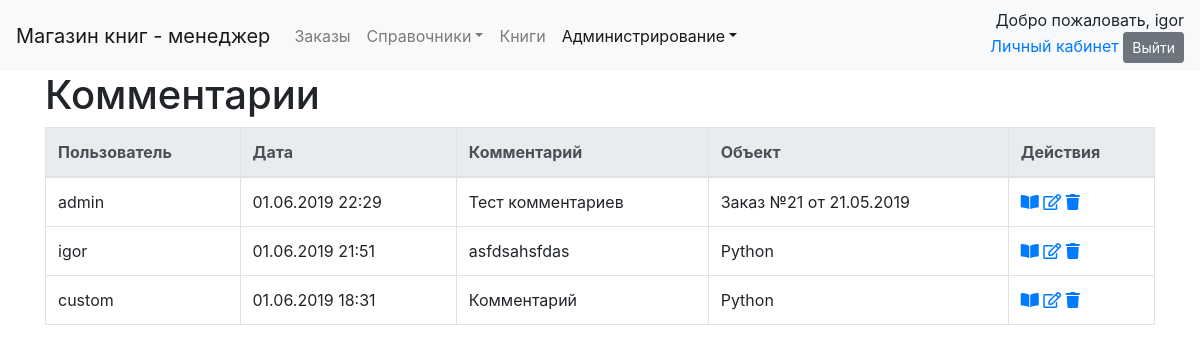
Before: /comments/ (signed in) with the older database file.
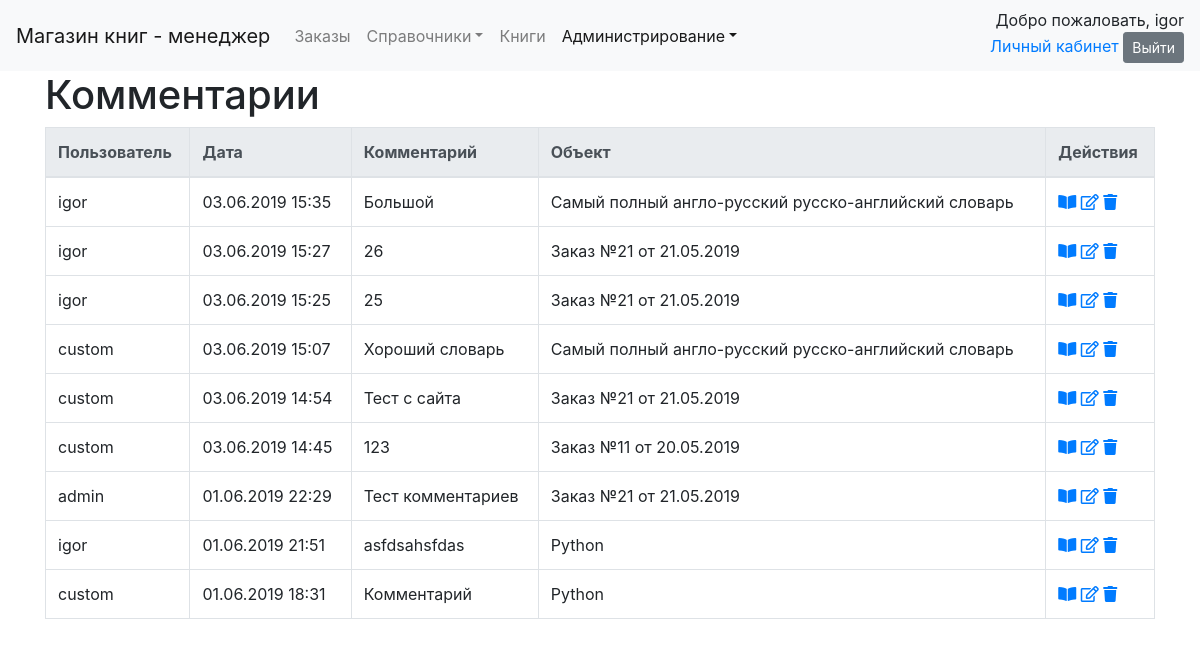
After: the same page with the newer database file.
### commentsapp/models.py (models this page shows)
class Comment(models.Model):
    user = models.ForeignKey(User, models.CASCADE, verbose_name='Пользователь')
    comment_text = models.TextField(verbose_name='Текст')
    date_create = models.DateTimeField(verbose_name='дата', auto_now_add=True)
    content_type = models.ForeignKey(ContentType, on_delete=models.CASCADE)
    object_id = models.PositiveIntegerField()
    content_object = GenericForeignKey('content_type', 'object_id')
    def get_update_url(self):
        return reverse_lazy('comments:update', kwargs={'pk': self.pk})
    def get_delete_url(self):
        return reverse_lazy('comments:delete', kwargs={'pk': self.pk})
    class Meta:
        verbose_name = 'комментарий'
        verbose_name_plural = 'комментарии'
        ordering = ['-date_create']

### orderapp/models.py (models this page shows, shortened)
class Order(models.Model):
    cart = models.ForeignKey(Cart, on_delete=models.PROTECT, verbose_name='корзина', related_name='order',
                             related_query_name='order')
    status = models.ForeignKey(OrderStatus, on_delete=models.PROTECT, verbose_name='статус', related_name='order',
                               related_query_name='order')
    name = models.CharField(verbose_name='имя', max_length=50, help_text='Как к вам обращаться?')
    phone = models.CharField(max_length=15, verbose_name='телефон', help_text='Телефон для связи: +375(29)000-00-00')
    email = models.EmailField(verbose_name='email', blank=True, null=True,
                              help_text='Электронная почта: example@domain.com')
    delivery_adress = models.TextField(verbose_name='Адрес доставки',
                                       help_text='Пример: г. Минск, ул. Звездная, д. 1, кв. 7')
    comments = models.TextField(verbose_name='комментарий', blank=True, null=True)
    date_create = models.DateTimeField("Дата создания", auto_now_add=True, )
    date_update = models.DateTimeField("Дата последнего изменения", auto_now=True)
    user_comments = GenericRelation(Comment, related_query_name='order')
    def __str__(self):
        return "Заказ №" + str(self.pk) + " от " + self.date_create.strftime("%d.%m.%Y")
    def get_detail_url(self):
        return reverse_lazy('order_detail', kwargs={'pk': self.pk})
    class Meta:
        verbose_name = 'заказ'
        verbose_name_plural = 'заказы'
        permissions = [('manager', 'is_manager'), ]

### goodsapp/models.py (models this page shows, shortened)
class Book(models.Model):
    name = models.CharField("Название книги", max_length=200)
    image_field = models.ImageField("Фото обложки", blank=True, null=True, upload_to='bookimage')
    price = models.DecimalField("Цена (BYN)", max_digits=8, decimal_places=2)
    authors = models.ManyToManyField(referen.Author, verbose_name="Авторы")
    serie = models.ForeignKey(referen.Serie, on_delete=models.PROTECT, verbose_name="Серия", null=True, blank=True)
    jenre = models.ManyToManyField(referen.Jenre, verbose_name="Жанры")
    year_publishing = models.PositiveIntegerField("Год издания")
    count_pages = models.PositiveIntegerField("Количество страниц")
    binding = models.ForeignKey(referen.Binding, on_delete=models.PROTECT, verbose_name="Переплет")
    format_book = models.ForeignKey(referen.FormatBook, on_delete=models.PROTECT, verbose_name="Формат")
    isbn = models.CharField("ISBN", max_length=13)
    weight = models.FloatField("Вес (гр)")
    age_restrictions = models.ForeignKey(referen.AgeRestriction, verbose_name="Возрастные ограничения",
                                         on_delete=models.PROTECT, )
    publisher = models.ForeignKey(referen.PublishingHouse, on_delete=models.PROTECT, verbose_name="Издательство")
    count_books = models.PositiveIntegerField("Количество книг в наличии")
    is_active = models.BooleanField("Активный (доступен для заказа)", default=True)
    rate = models.FloatField("Рейтинг")
    date_create = models.DateTimeField("Дата внесения в каталог", auto_now_add=True, )
    date_update = models.DateTimeField("Дата последнего изменения карточки", auto_now=True)
    user_comments = GenericRelation(Comment, related_query_name='book')
    def __str__(self):
        return self.name
    def get_detail_url(self):
        return reverse_lazy('book_detail', args=[self.pk])
    class Meta:
        verbose_name = "книга"
        verbose_name_plural = "книги"

### commentsapp/views.py (the view)
# urls.py: path('', CommentListView.as_view(), name='list')
class CommentListView(ManagerListView):
    model = Comment
    paginate_by = 15

### commentsapp/templates/commentsapp/comment_list.html (shortened to what this page needs)
{% extends 'dimension_list.html' %}
{% block header %}
    <H1>Комментарии</H1>
{% endblock %}
{% block navbar %}
    {% include 'navbar.html' with active="administration" %}
{% endblock %}
{% block list_header %}
    <th>Пользователь</th>
    <th>Дата</th>
    <th>Комментарий</th>
    <th>Объект</th>
{% endblock %}
{% block list_element %}
    <td>{{ object.user }}</td>
    <td>{{ object.date_create|date:"d.m.Y H:i" }}</td>
    <td>{{ object.comment_text }}</td>
    <td>{{ object.content_object }}</td>
{% endblock %}
{% block  url_view %}{{ object.content_object.get_detail_url }}{% endblock %}

### templates/dimension_list.html (shortened to what this page needs)
{% extends 'base.html' %}
{% load static %}
{% load crispy_forms_tags %}
{% load paginator_page %}
{% block body %}
    <div class="container">
        <div class="row align-items-center">
            <div class="col-auto">
                {% block header %}{% endblock %}
            </div>
        </div>
        <table class="table table-bordered">
            {% block dimension_list %}
                <thead class="thead-light">
                <tr>
                    {% block list_header %}{% endblock %}
                    <th>Действия</th>
                </tr>
                </thead>
                <tbody>
                {% for object in object_list %}
                    <tr>
                        {% block list_element %}{% endblock %}
                        {% block actions %}
                            <td>
                                <a href="{% block  url_view %}{{ object.get_detail_url }}{% endblock %}"
                                   title="Посмотреть"><i class="fas fa-book-open"></i></a>
                                <a href="{% block  url_edit %}{{ object.get_update_url }}{% endblock %}"
                                   title="Править"><i class="far fa-edit"></i></a>
                                <a href="{% block  url_delete %}{{ object.get_delete_url }}{% endblock %}"
                                   title="Удалить"><i class="fas fa-trash"></i></a>
                            </td>
                        {% endblock %}
                    </tr>
                {% endfor %}
                </tbody>
            {% endblock %}
        </table>
    </div>
{% endblock body %}

Changed rows visible on the page:
added Comment: user "igor", date_create "03.06.2019 15:35", comment_text "Большой", content_object "Самый полный англо-русский русско-английский словарь"
added Comment: user "igor", date_create "03.06.2019 15:27", comment_text "26", content_object "Заказ №21 от 21.05.2019"
added Comment: user "igor", date_create "03.06.2019 15:25", comment_text "25", content_object "Заказ №21 от 21.05.2019"
added Comment: user "custom", date_create "03.06.2019 15:07", comment_text "Хороший словарь", content_object "Самый полный англо-русский русско-английский словарь"
added Comment: user "custom", date_create "03.06.2019 14:54", comment_text "Тест с сайта", content_object "Заказ №21 от 21.05.2019"
added Comment: user "custom", date_create "03.06.2019 14:45", comment_text "123", content_object "Заказ №11 от 20.05.2019"
